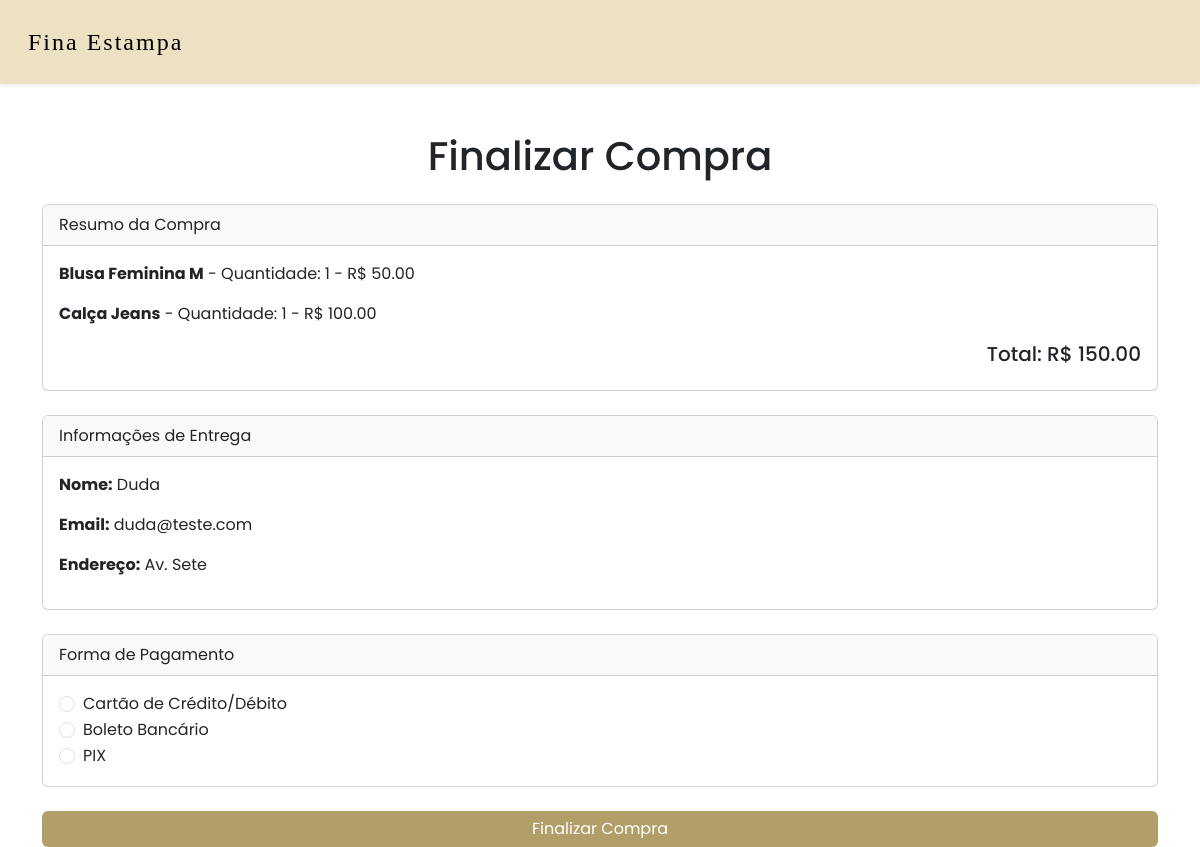
Page /finalizar_compra/ (signed in) on the earlier database version.
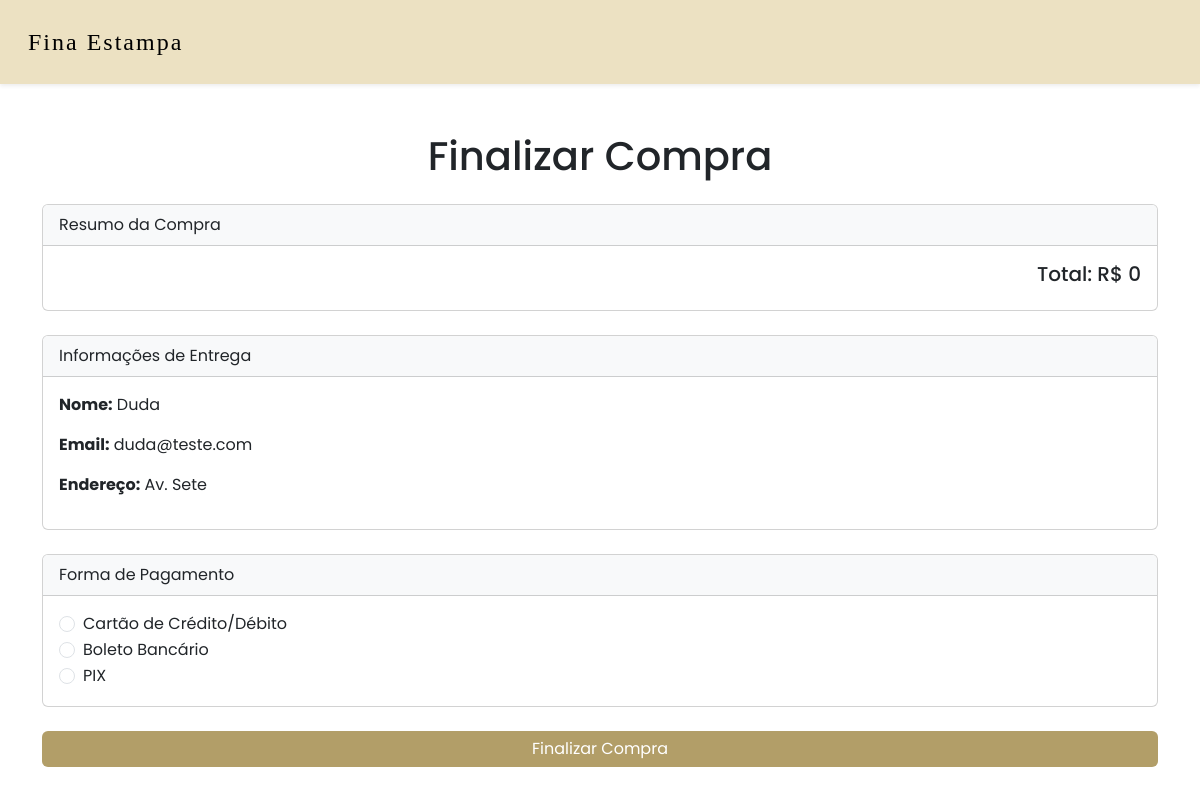
Same page on the later database version.
### loja/models.py (models this page shows, shortened)
class ProdutoCarrinho(models.Model):
    carrinho = models.ForeignKey(Carrinho, on_delete = models.CASCADE)
    produto = models.ForeignKey(Produto, on_delete = models.CASCADE)
    quantidade = models.PositiveIntegerField(default=0)

class Produto(models.Model):
    nome = models.CharField(max_length=255)
    codigo = models.CharField(max_length=5, unique = True)
    descricao = models.TextField()
    preco = models.DecimalField(max_digits = 10, decimal_places = 2)
    imagem = models.ImageField(upload_to='produto_imagens/', blank=True, null=True)

### loja/views.py (the view, shortened to what this page needs)
# urls.py: path('finalizar_compra/', finalizar_compra, name='finalizar_compra'),
@login_required
def finalizar_compra(request):
    cliente = Cliente.objects.get(user=request.user)
    carrinho = Carrinho.objects.filter(cliente=cliente).first()
    itens = carrinho.produtocarrinho_set.all() if carrinho else []
    total_geral = sum(item.produto.preco * item.quantidade for item in itens)
    return render(request, 'finalizar_compra.html', {
        'cliente': cliente,
        'itens': itens,
        'total_geral': total_geral
    })

### loja/templates/finalizar_compra.html (shortened to what this page needs)
<!DOCTYPE html>
<html lang="en">
<head>
    <link href="https://cdn.jsdelivr.net/npm/bootstrap@5.3.0-alpha1/dist/css/bootstrap.min.css" rel="stylesheet">
    <link rel="stylesheet" href="https://cdnjs.cloudflare.com/ajax/libs/font-awesome/6.0.0-beta3/css/all.min.css">
</head>
<body>
    <nav class="navbar navbar-expand-lg navbar-light shadow-sm">
        <div class="container-fluid">
            <a class="navbar-brand" href="#">Fina Estampa</a>
        </div>
    </nav>
    <div class="container mt-5">
        <h1 class="text-center mb-4">Finalizar Compra</h1>
        <div class="card mb-4">
            <div class="card-header bg-light">Resumo da Compra</div>
            <div class="card-body">
                {% for item in itens %}
                <p><strong>{{ item.produto.nome }}</strong> - Quantidade: {{ item.quantidade }} - R$ {{ item.produto.preco }}</p>
                {% endfor %}
                <h5 class="text-end">Total: R$ {{ total_geral }}</h5>
            </div>
        </div>
        <div class="card mb-4">
            <div class="card-header bg-light">Informações de Entrega</div>
            <div class="card-body">
                <p><strong>Nome:</strong> {{ cliente.nome }}</p>
                <p><strong>Email:</strong> {{ cliente.user.email }}</p>
                <p><strong>Endereço:</strong> {{ cliente.endereco }}</p>
            </div>
        </div>
        <form method="post">
            <div class="card mb-4">
                <div class="card-header bg-light">Forma de Pagamento</div>
                <div class="card-body">
                    <div class="form-check">
                        <input class="form-check-input" type="radio" name="metodo_pagamento" value="cartao" id="cartao" required>
                        <label class="form-check-label" for="cartao">Cartão de Crédito/Débito</label>
                    </div>
                    <div class="form-check">
                        <input class="form-check-input" type="radio" name="metodo_pagamento" value="boleto" id="boleto">
                        <label class="form-check-label" for="boleto">Boleto Bancário</label>
                    </div>
                    <div class="form-check">
                        <input class="form-check-input" type="radio" name="metodo_pagamento" value="pix" id="pix">
                        <label class="form-check-label" for="pix">PIX</label>
                    </div>
                </div>
            </div>
            <button type="submit" class="btn btn-custom w-100">Finalizar Compra</button>
        </form>
    </div>
</body>
</html>

Differences in the rows shown:
removed ProdutoCarrinho: produto.nome "Blusa Feminina M", quantidade "1", produto.preco "50.00"
removed ProdutoCarrinho: produto.nome "Calça Jeans", quantidade "1", produto.preco "100.00"
Other differences:
{{ total_geral }}: "150.00" → "0"
